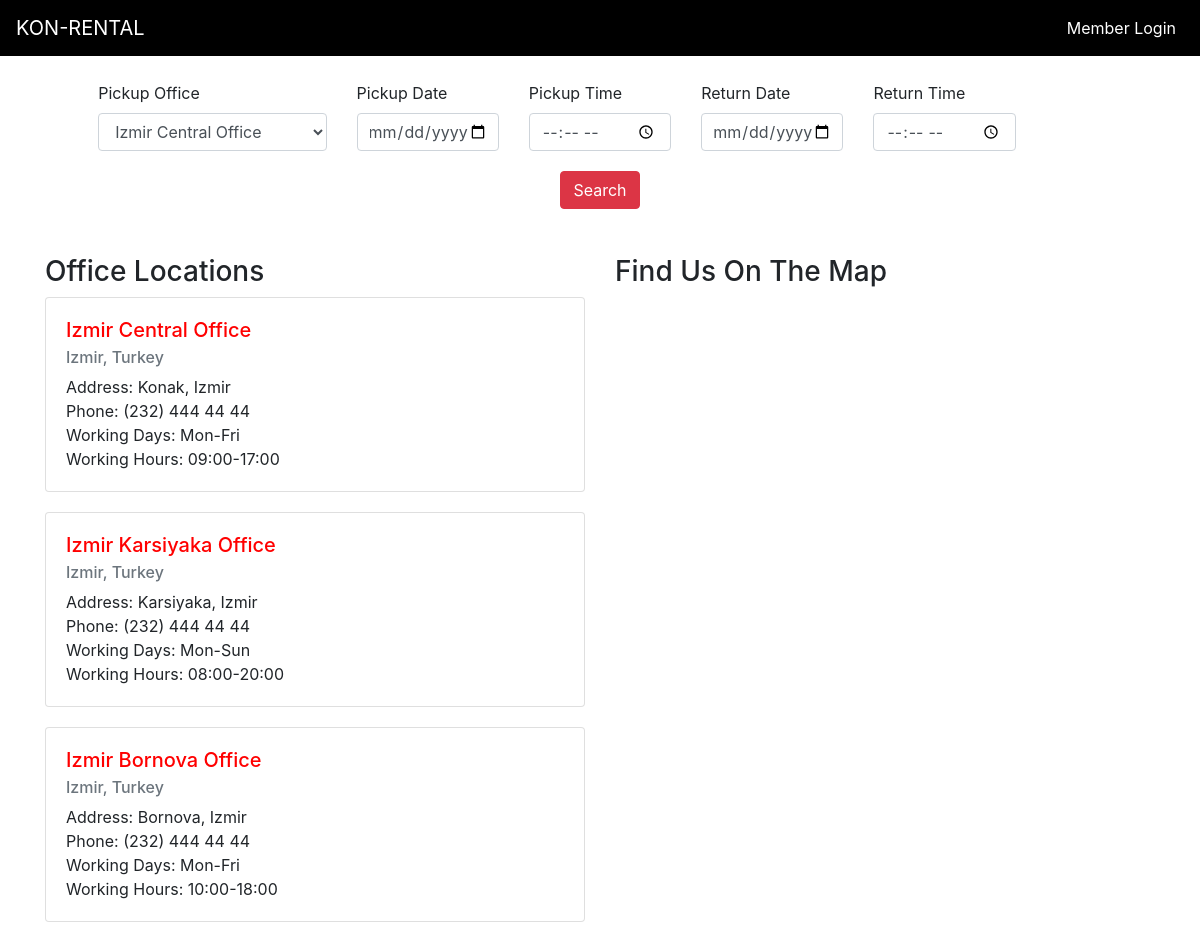
The page / on the database its author committed.
### models/office.py (models this page shows, shortened)
class Office(db.Model):
    __tablename__ = 'Offices'
    OfficeID = db.Column(db.Integer, primary_key=True)
    Name = db.Column(db.String(255), nullable=False)
    Address = db.Column(db.String(255), nullable=False)
    City = db.Column(db.String(100), nullable=False)
    Country = db.Column(db.String(100), nullable=False)
    Latitude = db.Column(db.Float, nullable=False)
    Longitude = db.Column(db.Float, nullable=False)
    WorkingDays = db.Column(db.String(100), nullable=False)
    WorkingHours = db.Column(db.String(100), nullable=False)
    vehicles = db.relationship('Vehicle', backref='office', lazy=True)

### app.py (the view)
@app.route('/')
def home():
    offices = Office.query.all()  # Fetch all office locations from the database
    return render_template('home.html', offices=offices)

### templates/home.html (shortened to what this page needs)
<!DOCTYPE html>
<html lang="en">
<head>
    <link href="https://stackpath.bootstrapcdn.com/bootstrap/4.5.2/css/bootstrap.min.css" rel="stylesheet">
    <link href='https://api.mapbox.com/mapbox-gl-js/v2.3.1/mapbox-gl.css' rel='stylesheet'/>
</head>
<body>
<nav class="navbar navbar-expand-lg" style="background-color: black;">
    <a class="navbar-brand" href="#">KON-RENTAL</a>
    <div class="navbar-nav ml-auto">
        <a class="nav-link" href="{{ url_for('login') }}">Member Login</a>
    </div>
</nav>
<section class="search-area">
    <form action="{{ url_for('search') }}" method="GET" class="row">
        <div class="col-md-3">
            <label for="pickupOffice">Pickup Office</label>
            <select id="pickupOffice" class="form-control" name="pickup_office">
                <option value="0">Izmir Central Office</option>
            </select>
        </div>
        <div class="col-md-2">
            <label for="pickupDate">Pickup Date</label>
            <input type="date" class="form-control" id="pickupDate" name="pickup_date" required>
        </div>
        <div class="col-md-2">
            <label for="pickupTime">Pickup Time</label>
            <input type="time" class="form-control" id="pickupTime" name="pickup_time" required>
        </div>
        <div class="col-md-2">
            <label for="returnDate">Return Date</label>
            <input type="date" class="form-control" id="returnDate" name="return_date" required>
        </div>
        <div class="col-md-2">
            <label for="returnTime">Return Time</label>
            <input type="time" class="form-control" id="returnTime" name="return_time" required>
        </div>
        <div class="search-button">
            <button type="submit" class="btn btn-danger">Search</button>
        </div>
    </form>
</section>
<section class="container mt-3">
    <div class="row">
        <div class="col-md-6">
            <h3>Office Locations</h3>
            {% for office in offices %}
                <div class="card office-card">
                    <div class="card-body">
                        <h5 class="card-title">{{ office.Name }}</h5>
                        <h6 class="card-subtitle mb-2 text-muted">{{ office.City }}, {{ office.Country }}</h6>
                        <p class="card-text">
                            Address: {{ office.Address }}<br>
                            Phone: (232) 444 44 44<br>
                            Working Days: {{ office.WorkingDays }}<br>
                            Working Hours: {{ office.WorkingHours }}
                        </p>
                    </div>
                </div>
            {% endfor %}
        </div>
        <div class="col-md-6">
            <h3>Find Us On The Map</h3>
            <div id="map"></div>
        </div>
    </div>
</section>
</body>
</html>

### templates/home.html (style rules this page uses)
.office-card { margin-bottom: 20px; }
.nav-link, .nav-link:hover { color: white; }
#map { height: 400px; }
.navbar-brand, .navbar-brand:hover { color: white; }
.card-title { color: red; }
.search-area { display: flex; justify-content: space-around; align-items: end; flex-wrap: wrap; }
.search-button { display: flex; justify-content: center; width: 100%; margin-top: 20px; }
input[type="date"] { padding-right: 10px; text-indent: -1px; }
.row { padding-top: 25px; padding-bottom: 5px }

### rows shown on the page
Office: Name "Izmir Central Office", City "Izmir", Country "Turkey", Address "Konak, Izmir", WorkingDays "Mon-Fri", WorkingHours "09:00-17:00"
Office: Name "Izmir Karsiyaka Office", City "Izmir", Country "Turkey", Address "Karsiyaka, Izmir", WorkingDays "Mon-Sun", WorkingHours "08:00-20:00"
Office: Name "Izmir Bornova Office", City "Izmir", Country "Turkey", Address "Bornova, Izmir", WorkingDays "Mon-Fri", WorkingHours "10:00-18:00"
